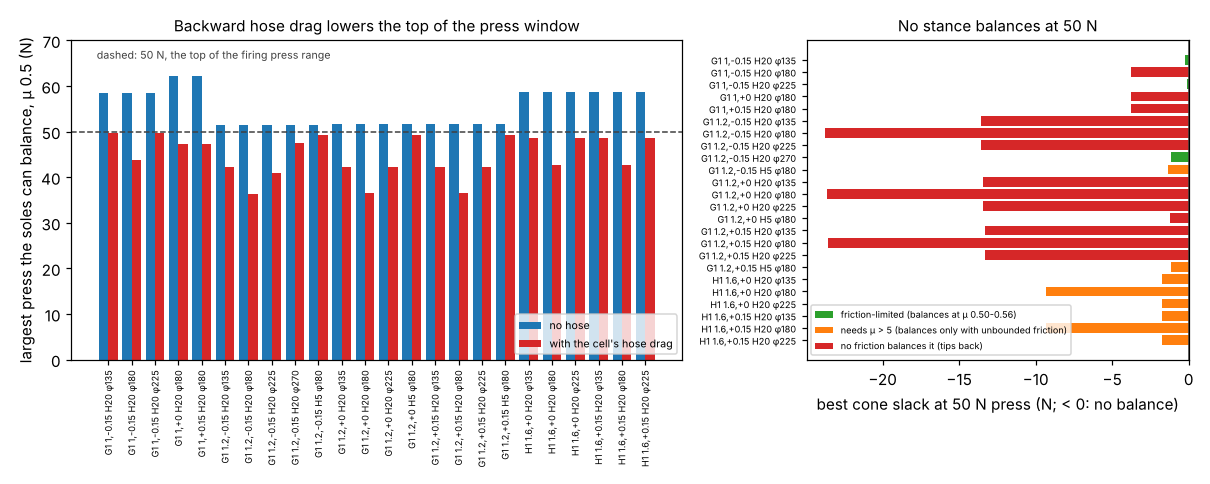

Source code (Python):
"""Figure for milestone 49: python experiments/m49_backload/figure.py (reads posthoc.json and results.json)."""
import json
import os

import matplotlib
matplotlib.use("Agg")
import matplotlib.pyplot as plt  # noqa: E402
import numpy as np  # noqa: E402

HERE = os.path.dirname(os.path.abspath(__file__))
P = json.load(open(os.path.join(HERE, "posthoc.json")))
D = json.load(open(os.path.join(HERE, "results.json")))
fig, (ax1, ax2) = plt.subplots(1, 2, figsize=(11, 4.4), gridspec_kw={"width_ratios": [1.6, 1]})
x = np.arange(len(P))
lab = [f"{c['robot'].upper()} {c['pose'][0]:g},{c['pose'][1]:+g} H{c['H']:g} φ{c['phi']}" for c in P]
ax1.bar(x - 0.2, [c["top_nohose"] for c in P], 0.4, color="C0", label="no hose")
ax1.bar(x + 0.2, [c["press_max"] for c in P], 0.4, color="C3", label="with the cell's hose drag")
ax1.axhline(50, color="0.25", ls="--", lw=1)
ax1.text(-0.5, 66, "dashed: 50 N, the top of the firing press range", fontsize=7, color="0.25")
ax1.set_xticks(x, lab, rotation=90, fontsize=6)
ax1.set_ylabel("largest press the soles can balance, μ 0.5 (N)")
ax1.set_ylim(0, 70)
ax1.set_title("Backward hose drag lowers the top of the press window", fontsize=10)
ax1.legend(fontsize=7, loc="lower right")
key = {(tuple([c["robot"]] + c["pose"]), c["H"], c["phi"]): c for c in D if c["F"] == 50}
sl = [key[(tuple([c["robot"]] + c["pose"]), c["H"], c["phi"])]["slack"] for c in P]
col = ["C2" if c["mu_min"] is not None else ("C1" if c["inf_mu_balances"] else "C3") for c in P]
ax2.barh(x, sl, color=col)
ax2.axvline(0, color="0.25", lw=1)
ax2.set_yticks(x, lab, fontsize=6)
ax2.invert_yaxis()
ax2.set_xlabel("best cone slack at 50 N press (N; < 0: no balance)")
ax2.set_title("No stance balances at 50 N", fontsize=10)
for c, t in (("C2", "friction-limited (balances at μ 0.50-0.56)"),
             ("C1", "needs μ > 5 (balances only with unbounded friction)"),
             ("C3", "no friction balances it (tips back)")):
    ax2.barh([np.nan], [np.nan], color=c, label=t)
ax2.legend(fontsize=6, loc="lower left")
fig.tight_layout()
fig.savefig(os.path.join(HERE, "figure.png"), dpi=110)
print("wrote figure.png")
